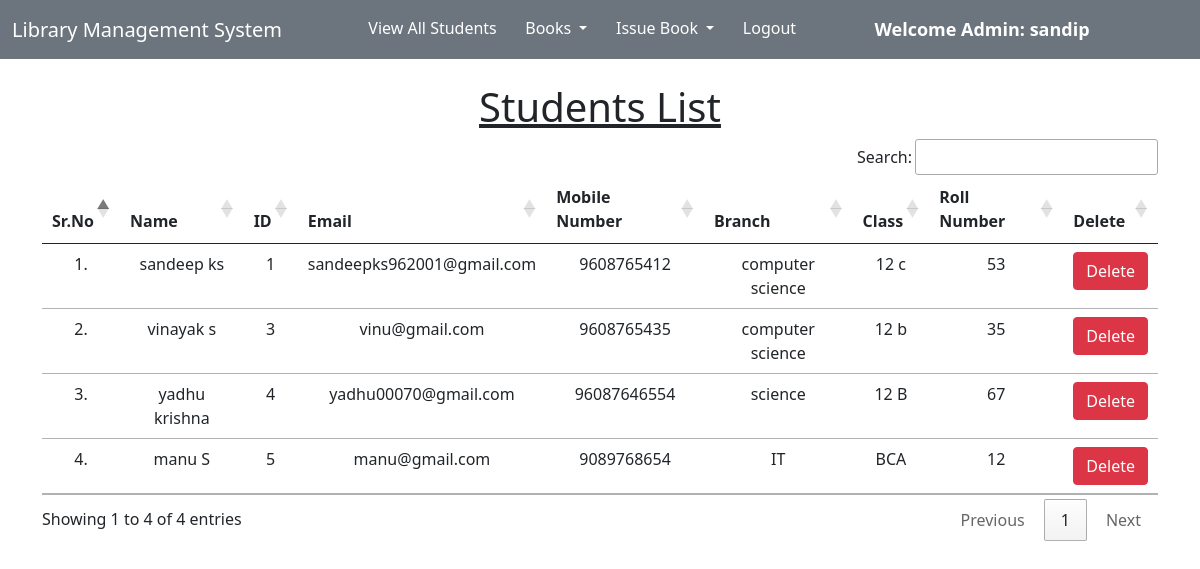
The app's page /libraryapp/view_students/ (signed in) with its own data.
### libraryapp/models.py (models this page shows, shortened)
class Student(models.Model):
    user = models.OneToOneField(User, on_delete=models.CASCADE)
    classroom = models.CharField(max_length=10)
    branch = models.CharField(max_length=10)
    roll_no = models.CharField(max_length=3, blank=True)
    phone = models.CharField(max_length=10, blank=True)
    image = models.ImageField(upload_to="", blank=True)

### libraryapp/views.py (the view)
# urls.py: path("view_students/",view_students),
@login_required(login_url = '/admin_login')
def view_students(request):
    students = Student.objects.all()
    return render(request, "view_students.html", {'students':students})

### libraryapp/templates/view_students.html (shortened to what this page needs)
<!DOCTYPE html>
<html lang="en">
<head>
</head>
<body>
{% extends 'admin_navbar.html' %}
{% load static %}
{% block body %}
<div class="container mt-4">
    <h1 class="text-center"><u>Students List</u></h1>
    <table class="table table-hover" id="example">
        <thead>
            <tr class="text-center">
                <th>Sr.No</th>
                <th>Name</th>
                <th>ID</th>
                <th>Email</th>
                <th>Mobile Number</th>
                <th>Branch</th>
                <th>Class</th>
                <th>Roll Number</th>
                <th>Delete</th>
            </tr>
        </thead>
        <tbody>
            {% for student in students %}
            <tr class="text-center">
                <td>{{forloop.counter}}.</td>
                <td>{{student.user.get_full_name}}</td>
                <td>{{student.user.id}}</td>
                <td>{{student.user.email}}</td>
                <td>{{student.phone}}</td>
                <td>{{student.branch}}</td>
                <td>{{student.classroom}}</td>
                <td>{{student.roll_no}}</td>
                <td><a href="http://127.0.0.1:8000/libraryapp/delete_student/{{student.id}}/" class="btn btn-danger" onclick="return confirm('Are you sure you want to delete this student?')">Delete</a></td>
            </tr>
            {% endfor %}
        </tbody>
    </table>
    </div>
{% endblock %}

### libraryapp/templates/admin_navbar.html (shortened to what this page needs)
<!doctype html>
<html lang="en">
  <head>
    <link href="https://cdn.jsdelivr.net/npm/bootstrap@5.1.0/dist/css/bootstrap.min.css" rel="stylesheet">
    <link rel="stylesheet" href="https://cdn.datatables.net/1.10.25/css/jquery.dataTables.min.css">
    <link rel="stylesheet" href="https://cdn.datatables.net/buttons/1.7.1/css/buttons.dataTables.min.css">
  </head>
  <body>
    <nav class="navbar navbar-expand-lg text-white bg-secondary">
        <div class="container-fluid">
          <a class="navbar-brand text-white" href="http://127.0.0.1:8000/libraryapp/index/">Library Management System</a>
          <div class="collapse navbar-collapse" id="navbarSupportedContent">
            <ul class="navbar-nav me-auto mb-2 mb-lg-0">
              <li class="nav-item">
                <a class="nav-link active text-white" aria-current="page" href="http://127.0.0.1:8000/libraryapp/view_students/">View All Students</a>
              </li>
              <li class="nav-item dropdown">
                <a class="nav-link dropdown-toggle text-white" href="#" id="navbarDropdown" role="button" data-bs-toggle="dropdown" aria-expanded="false">
                  Books
                </a>
              </li>
              <li class="nav-item dropdown">
                <a class="nav-link dropdown-toggle text-white" href="#" id="navbarDropdown" role="button" data-bs-toggle="dropdown" aria-expanded="false">
                  Issue Book
                </a>
              </li>
              <li class="nav-item">
                <a class="nav-link active text-white" aria-current="page" href="/logout/">Logout</a>
              </li>
              <li class="nav-item">
                <a style="font-weight:600; font-family:'Segoe UI', Tahoma, Geneva, Verdana, sans-serif; font-size: large;" class="nav-link active text-white" href="#">Welcome Admin: {{request.user}}</a>
              </li>
            </ul>
          </div>
        </div>
      </nav>
      {% block body %}
      {% endblock %}
  </body>
</html>

### records on screen
Student: user.get_full_name "sandeep ks", user.id "1", user.email "sandeepks962001@gmail.com", phone "9608765412", branch "computer science", classroom "12 c", roll_no "53"
Student: user.get_full_name "vinayak s", user.id "3", user.email "vinu@gmail.com", phone "9608765435", branch "computer science", classroom "12 b", roll_no "35"
Student: user.get_full_name "yadhu krishna", user.id "4", user.email "yadhu00070@gmail.com", phone "96087646554", branch "science", classroom "12 B", roll_no "67"
Student: user.get_full_name "manu S", user.id "5", user.email "manu@gmail.com", phone "9089768654", branch "IT", classroom "BCA", roll_no "12"

### other values on screen
{{ request.user }} "sandip"
